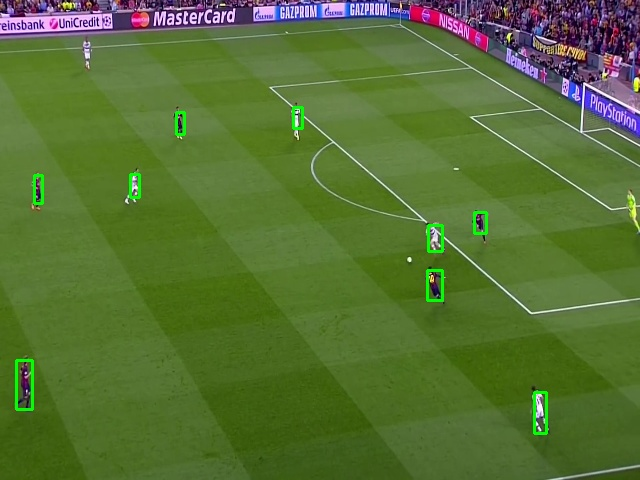
#> input picture Test_Detections/10.jpg, 640 x 480 px, given in place of  , which was not available
$ python playerdet.py
#> lines starting #> are read from the running program, lines starting #| are printed output that depends on the picture; after the words box and inside, x2 and y2 are one past the last pixel; in counts of white or black regions, pixels touching at a corner belong together; pictures that were not available may be replaced by others from this repository, and a replacement may not be noted
import cv2
import numpy as np

path_to_video=" "

#Tuning parameters:
minContourArea=100
minSolidity=0.55
minAspectRatio=1.6
maxAspectRatio=5


video=cv2.VideoCapture(path_to_video) #load video
startFrame=0 # start from some frame
video.set(cv2.CAP_PROP_POS_FRAMES, startFrame)

while True:

	#capturing frames and resizing
	ret,frame=video.read()
#> frame is the input picture: shape (480, 640, 3); mean B, G, R 51.9, 112.4, 86.4
	frame=cv2.resize(frame,(640,480))


	#convert to HSV colorspace
	hsv_img=cv2.cvtColor(frame,cv2.COLOR_BGR2HSV)
#> hsv_img: shape (480, 640, 3); mean H, S, V 52.5, 157.6, 117.9

	# green color range for football field in HSV
	lower_green = np.array([25, 48,68],dtype='uint8')
	upper_green = np.array([50,255,195],dtype='uint8')

	#masking the football field black
	mask=cv2.inRange(hsv_img,lower_green,upper_green)
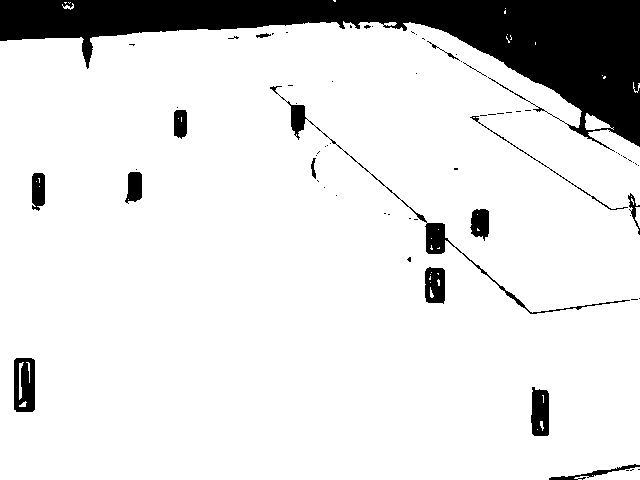
#> mask: shape (480, 640); 87.8% white; 68 black regions (52 under 20 px), largest, box (x1, y1, x2, y2) and area: (0, 0, 640, 152) 30941, (270, 86, 630, 314) 1608, (14, 358, 35, 412) 967
	mask=np.invert(mask)

	# performing morphological opening
	kernel_open=np.ones((4,4),np.uint8)
	mask=cv2.morphologyEx(mask.copy(),cv2.MORPH_OPEN,kernel_open)
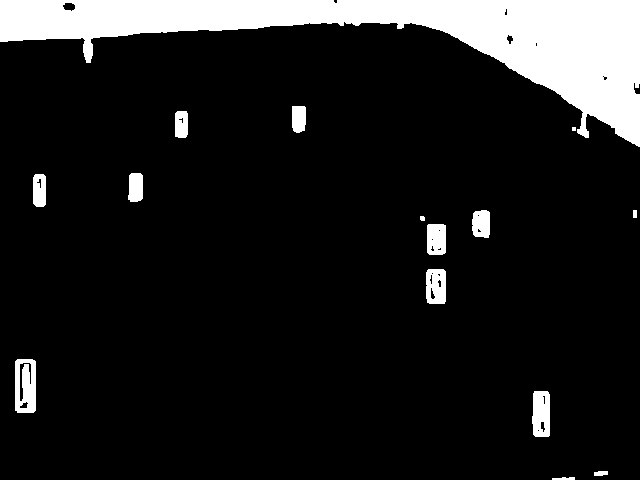
#> mask: shape (480, 640); 11.7% white; 15 white regions (1 under 20 px)

	#getting contours from mask
	contours=cv2.findContours(mask,cv2.RETR_EXTERNAL,cv2.CHAIN_APPROX_SIMPLE)[0]
#> contours = 15 contours, 2 with area under 20; largest, box (x1, y1, x2, y2) and area: (0, 0, 640, 147) 30356, (15, 359, 36, 413) 1050, (532, 391, 550, 437) 721, (426, 269, 446, 304) 632, (427, 224, 446, 255) 533
#> (the run stopped early here; a loop or call above may not have finished)

$ run again, on Test_Detections/11.jpg
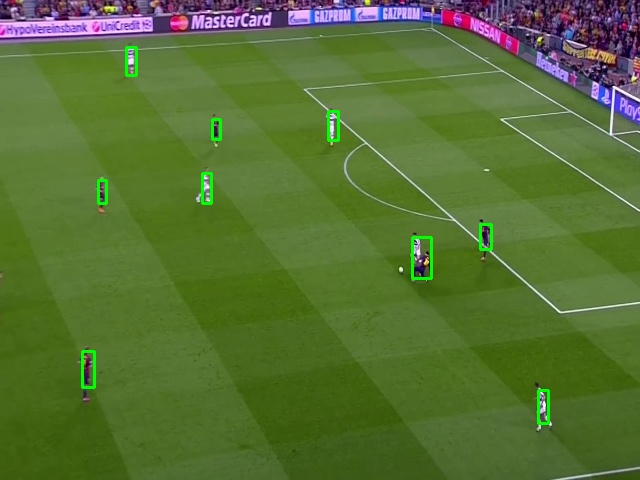
#> input picture Test_Detections/11.jpg, 640 x 480 px, given in place of  , which was not available
#> frame is the input picture: shape (480, 640, 3); mean B, G, R 51.7, 112.2, 86.4
#> hsv_img: shape (480, 640, 3); mean H, S, V 52.4, 157.8, 117.8
#> `mask=cv2.inRange(hsv_img,lower_green,upper_green)`:
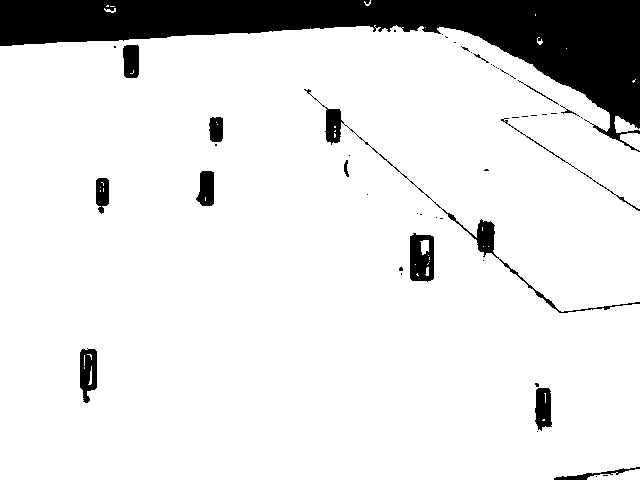
#> mask: shape (480, 640); 88.1% white; 49 black regions (34 under 20 px), largest, box (x1, y1, x2, y2) and area: (0, 0, 640, 152) 30140, (304, 89, 640, 313) 1608, (410, 233, 434, 282) 954
#> `mask=cv2.morphologyEx(mask.copy(),cv2.MORPH_OPEN,kernel_open)`:
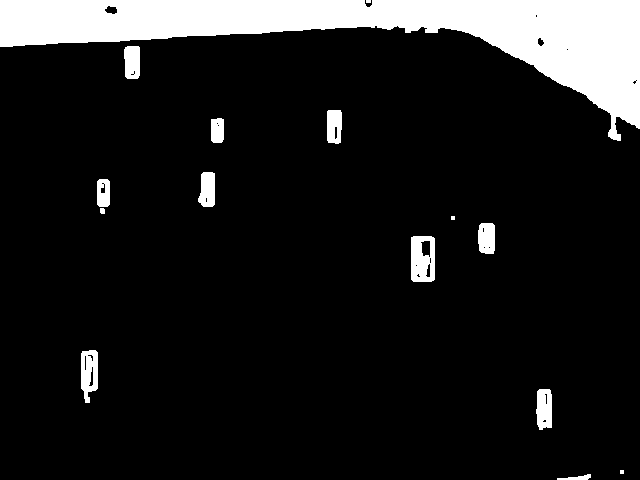
#> mask: shape (480, 640); 11.5% white; 15 white regions (3 under 20 px)
#> contours = 15 contours, 4 with area under 20; largest, box (x1, y1, x2, y2) and area: (0, 0, 640, 141) 29757, (411, 236, 435, 282) 1026, (81, 350, 98, 403) 674, (536, 389, 552, 430) 532, (198, 172, 215, 207) 455

$ run again, on Test_Detections/12.jpg
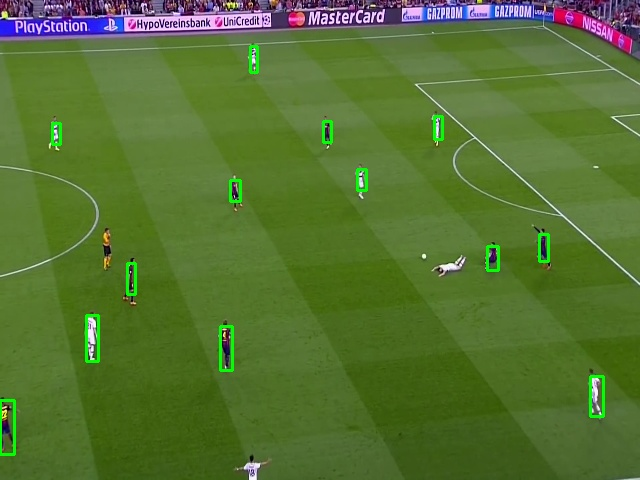
#> input picture Test_Detections/12.jpg, 640 x 480 px, given in place of  , which was not available
#> frame is the input picture: shape (480, 640, 3); mean B, G, R 49.6, 113.9, 85.4
#> hsv_img: shape (480, 640, 3); mean H, S, V 50.2, 161, 118.6
#> `mask=cv2.inRange(hsv_img,lower_green,upper_green)`:
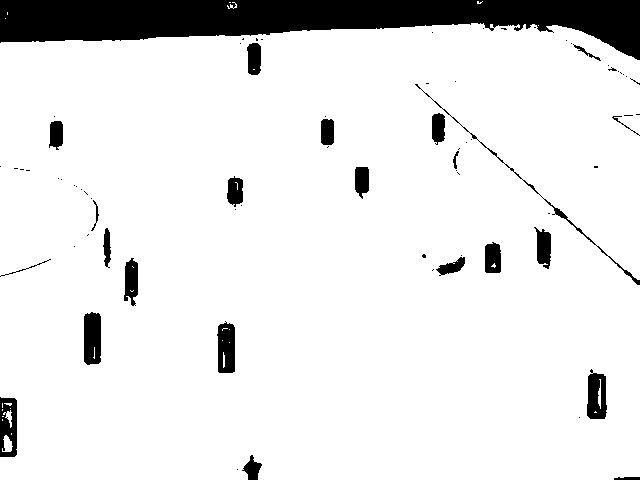
#> mask: shape (480, 640); 90.2% white; 75 black regions (51 under 20 px), largest, box (x1, y1, x2, y2) and area: (0, 0, 640, 60) 21746, (84, 312, 101, 365) 839, (217, 321, 235, 373) 793
#> `mask=cv2.morphologyEx(mask.copy(),cv2.MORPH_OPEN,kernel_open)`:
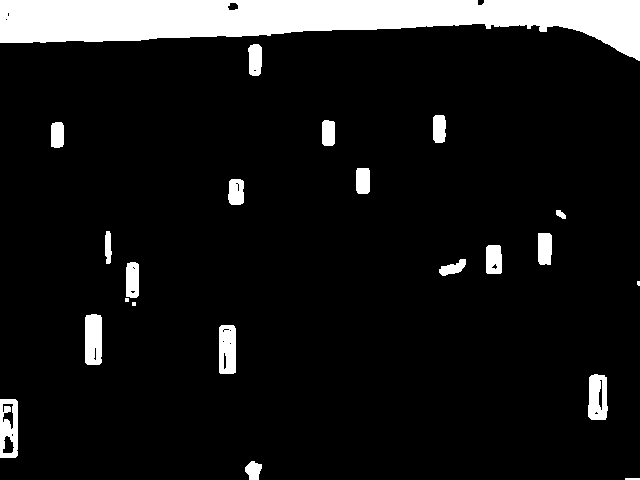
#> mask: shape (480, 640); 9.6% white; 22 white regions (3 under 20 px)
#> contours = 22 contours, 4 with area under 20; largest, box (x1, y1, x2, y2) and area: (0, 0, 640, 61) 21584, (0, 399, 18, 458) 981, (85, 314, 102, 365) 781, (219, 325, 236, 374) 761, (588, 374, 608, 420) 760
